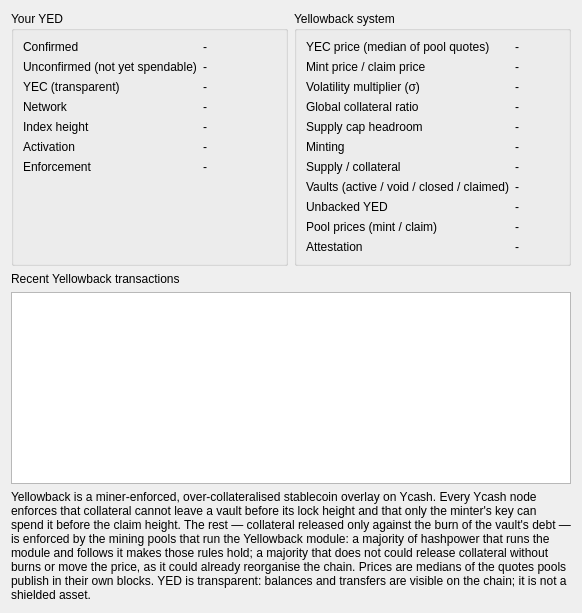
<?xml version="1.0" encoding="UTF-8"?>
<ui version="4.0">
 <class>YellowbackOverview</class>
 <widget class="QWidget" name="YellowbackOverview">
  <layout class="QVBoxLayout" name="overviewLayout">
   <item>
    <layout class="QHBoxLayout" name="groupsLayout">
     <item>
      <widget class="QGroupBox" name="grpBalance">
       <property name="title"><string>Your YED</string></property>
       <layout class="QFormLayout" name="balanceForm">
        <item row="0" column="0"><widget class="QLabel" name="l1"><property name="text"><string>Confirmed</string></property></widget></item>
        <item row="0" column="1"><widget class="QLabel" name="lblYedConfirmed"><property name="text"><string>-</string></property><property name="textInteractionFlags"><set>Qt::TextSelectableByMouse</set></property></widget></item>
        <item row="1" column="0"><widget class="QLabel" name="l2"><property name="text"><string>Unconfirmed (not yet spendable)</string></property></widget></item>
        <item row="1" column="1"><widget class="QLabel" name="lblYedUnconfirmed"><property name="text"><string>-</string></property></widget></item>
        <item row="2" column="0"><widget class="QLabel" name="l3"><property name="text"><string>YEC (transparent)</string></property></widget></item>
        <item row="2" column="1"><widget class="QLabel" name="lblYecBalance"><property name="text"><string>-</string></property></widget></item>
        <item row="3" column="0"><widget class="QLabel" name="l4"><property name="text"><string>Network</string></property></widget></item>
        <item row="3" column="1"><widget class="QLabel" name="lblNetwork"><property name="text"><string>-</string></property></widget></item>
        <item row="4" column="0"><widget class="QLabel" name="l5"><property name="text"><string>Index height</string></property></widget></item>
        <item row="4" column="1"><widget class="QLabel" name="lblIndexHeight"><property name="text"><string>-</string></property></widget></item>
        <item row="5" column="0"><widget class="QLabel" name="l6"><property name="text"><string>Activation</string></property></widget></item>
        <item row="5" column="1"><widget class="QLabel" name="lblActivation"><property name="text"><string>-</string></property><property name="wordWrap"><bool>true</bool></property></widget></item>
        <item row="6" column="0"><widget class="QLabel" name="l7"><property name="text"><string>Enforcement</string></property></widget></item>
        <item row="6" column="1"><widget class="QLabel" name="lblEnforcement"><property name="text"><string>-</string></property><property name="wordWrap"><bool>true</bool></property></widget></item>
       </layout>
      </widget>
     </item>
     <item>
      <widget class="QGroupBox" name="grpSystem">
       <property name="title"><string>Yellowback system</string></property>
       <layout class="QFormLayout" name="systemForm">
        <item row="0" column="0"><widget class="QLabel" name="s1"><property name="text"><string>YEC price (median of pool quotes)</string></property></widget></item>
        <item row="0" column="1"><widget class="QLabel" name="lblYecPrice"><property name="text"><string>-</string></property><property name="toolTip"><string>P_mid: the median of the price quotes pools published in their own blocks over the middle window. Prices are undefined until enough blocks carry quotes.</string></property></widget></item>
        <item row="1" column="0"><widget class="QLabel" name="s2"><property name="text"><string>Mint price / claim price</string></property></widget></item>
        <item row="1" column="1"><widget class="QLabel" name="lblMintClaimPrice"><property name="text"><string>-</string></property><property name="toolTip"><string>P_mint (the lowest of the three medians) sets the collateral a mint needs; P_claim (the higher of the middle and slow medians) decides when a vault is underwater. Either is undefined when its windows hold too few quotes.</string></property></widget></item>
        <item row="2" column="0"><widget class="QLabel" name="s3"><property name="text"><string>Volatility multiplier (σ)</string></property></widget></item>
        <item row="2" column="1"><widget class="QLabel" name="lblSigma"><property name="text"><string>-</string></property><property name="toolTip"><string>Scales every class's base collateral ratio with recent price volatility.</string></property></widget></item>
        <item row="3" column="0"><widget class="QLabel" name="s4"><property name="text"><string>Global collateral ratio</string></property></widget></item>
        <item row="3" column="1"><widget class="QLabel" name="lblGlobalRatio"><property name="text"><string>-</string></property></widget></item>
        <item row="4" column="0"><widget class="QLabel" name="s5"><property name="text"><string>Supply cap headroom</string></property></widget></item>
        <item row="4" column="1"><widget class="QLabel" name="lblCapHeadroom"><property name="text"><string>-</string></property></widget></item>
        <item row="5" column="0"><widget class="QLabel" name="s6"><property name="text"><string>Minting</string></property></widget></item>
        <item row="5" column="1"><widget class="QLabel" name="lblMintStatus"><property name="text"><string>-</string></property><property name="wordWrap"><bool>true</bool></property></widget></item>
        <item row="6" column="0"><widget class="QLabel" name="s7"><property name="text"><string>Supply / collateral</string></property></widget></item>
        <item row="6" column="1"><widget class="QLabel" name="lblSupply"><property name="text"><string>-</string></property></widget></item>
        <item row="7" column="0"><widget class="QLabel" name="s8"><property name="text"><string>Vaults (active / void / closed / claimed)</string></property></widget></item>
        <item row="7" column="1"><widget class="QLabel" name="lblVaults"><property name="text"><string>-</string></property></widget></item>
        <item row="8" column="0"><widget class="QLabel" name="s9"><property name="text"><string>Unbacked YED</string></property></widget></item>
        <item row="8" column="1"><widget class="QLabel" name="lblUnbacked"><property name="text"><string>-</string></property><property name="toolTip"><string>YED minted against vaults that were later emptied without their burn (only possible while enforcement is paused or abandoned).</string></property></widget></item>
        <item row="9" column="0"><widget class="QLabel" name="s10"><property name="text"><string>Pool prices (mint / claim)</string></property></widget></item>
        <item row="9" column="1"><widget class="QLabel" name="lblPoolPrices"><property name="text"><string>-</string></property><property name="toolTip"><string>The pool cross-section bounds at the index tip: the medians of the quotes pools publish in their blocks. Once the attestation layer is armed, each mint or claim combines them with the attestors' prices and uses the more conservative of the two.</string></property></widget></item>
        <item row="10" column="0"><widget class="QLabel" name="s11"><property name="text"><string>Attestation</string></property></widget></item>
        <item row="10" column="1"><widget class="QLabel" name="lblAttestation"><property name="text"><string>-</string></property><property name="wordWrap"><bool>true</bool></property><property name="toolTip"><string>Whether the attestation layer is armed at the tip: while armed, a mint or claim carries an attested price, one both pools and attestors signed off on.</string></property></widget></item>
       </layout>
      </widget>
     </item>
    </layout>
   </item>
   <item>
    <widget class="QLabel" name="lblRecentTitle"><property name="text"><string>Recent Yellowback transactions</string></property></widget>
   </item>
   <item>
    <widget class="QTableView" name="tblRecent">
     <property name="selectionMode"><enum>QAbstractItemView::SingleSelection</enum></property>
     <property name="selectionBehavior"><enum>QAbstractItemView::SelectRows</enum></property>
    </widget>
   </item>
   <item>
    <widget class="QLabel" name="lblTrust">
     <property name="wordWrap"><bool>true</bool></property>
     <property name="text"><string>Yellowback is a miner-enforced, over-collateralised stablecoin overlay on Ycash. Every Ycash node enforces that collateral cannot leave a vault before its lock height and that only the minter's key can spend it before the claim height. The rest — collateral released only against the burn of the vault's debt — is enforced by the mining pools that run the Yellowback module: a majority of hashpower that runs the module and follows it makes those rules hold; a majority that does not could release collateral without burns or move the price, as it could already reorganise the chain. Prices are medians of the quotes pools publish in their own blocks. YED is transparent: balances and transfers are visible on the chain; it is not a shielded asset.</string></property>
    </widget>
   </item>
  </layout>
 </widget>
 <resources/>
 <connections/>
</ui>
